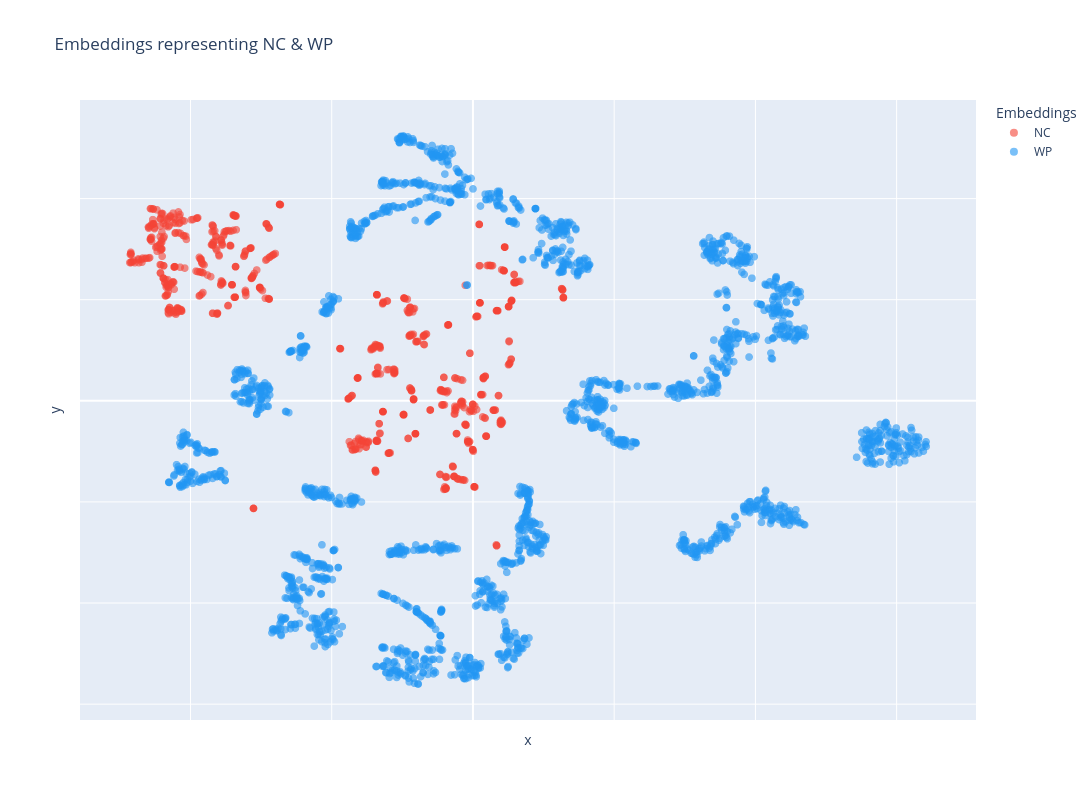

Write notebook code for a chart like this one.
### Markdown cell above
### Work Context

We used Dinov3 as a feature extractor for both datasets.
The feature extractor outputs and embedding of size 1024.
- New Caledonia with 716:
  ```python
    np.array(716,1024)
    ```

    
- West Papua with 2450:

    ```python
    np.array(2450,1024)
    ```

### Code cell
## Full image embeddings 

all_emb = np.vstack([nc_emb, wp_emb])
all_emb_norm = normalize(all_emb)  # L2-normalize before t-SNE


tsne = TSNE(n_components=2, perplexity=40, max_iter=1000,
            random_state=42, init='pca', learning_rate='auto')
emb_2d = tsne.fit_transform(all_emb_norm)


n_nc = len(nc_emb)
nc_2d = emb_2d[:n_nc]
wp_2d = emb_2d[n_nc:]


df = pd.DataFrame({
    'x': np.concatenate([nc_2d[:,0], wp_2d[:,0]]),
    'y': np.concatenate([nc_2d[:,1], wp_2d[:,1]]),
    'label': ['NC']*n_nc + ['WP']*len(wp_2d)
})


fig = px.scatter(df, x='x', y='y',
                 color='label',
                 color_discrete_map={'NC':'#F44336', 'WP':'#2196F3'},
                 opacity=0.6,
                 size_max=10,
                 title='Embeddings representing NC & WP',
                width=1200,   # increase width
                height=800 
                )

fig.update_traces(marker=dict(size=8,
                              line=dict(width=0)))
fig.update_layout(xaxis=dict(showticklabels=False),
                  yaxis=dict(showticklabels=False),
                  legend=dict(title='Embeddings'))

fig.show()

### Figure 1 — Plotly figure (JSON) as saved in the notebook; plotly's stock layout.template omitted (floating-point values rounded to 4 significant figures; data arrays with more than 128 entries replaced by an {"elided": "..."} marker saying what was removed)
{"data": [{"hovertemplate": "label=NC<br>x=%{x}<br>y=%{y}<extra></extra>", "legendgroup": "NC", "marker": {"color": "#F44336", "line": {"width": 0}, "opacity": 0.6, "size": 8, "symbol": "circle"}, "mode": "markers", "name": "NC", "showlegend": true, "type": "scattergl", "x": {"elided": "716 float values"}, "xaxis": "x", "y": {"elided": "716 float values"}, "yaxis": "y"}, {"hovertemplate": "label=WP<br>x=%{x}<br>y=%{y}<extra></extra>", "legendgroup": "WP", "marker": {"color": "#2196F3", "line": {"width": 0}, "opacity": 0.6, "size": 8, "symbol": "circle"}, "mode": "markers", "name": "WP", "showlegend": true, "type": "scattergl", "x": {"elided": "2039 float values"}, "xaxis": "x", "y": {"elided": "2039 float values"}, "yaxis": "y"}], "layout": {"height": 800, "legend": {"title": {"text": "Embeddings"}, "tracegroupgap": 0}, "title": {"text": "Embeddings representing NC & WP"}, "width": 1200, "xaxis": {"anchor": "y", "domain": [0, 1], "showticklabels": false, "title": {"text": "x"}}, "yaxis": {"anchor": "x", "domain": [0, 1], "showticklabels": false, "title": {"text": "y"}}}}
